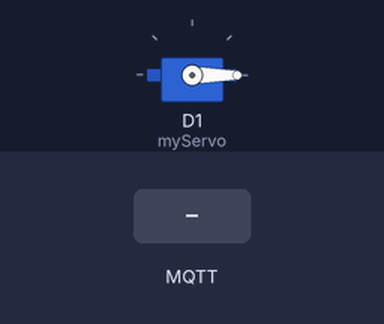
A sketch run on a simulated ESP8266 (NodeMCU). On the bench: servo. Inputs (shaded band) come from the test bench. WiFi joins after 1.5 s; servers stay silent unless stated; no MQTT or app messages arrive unless stated; what the sketch prints to the serial monitor is not drawn.

Above: at 2.8 s.
2.9 s: MQTT message "on" arrives on the first subscribed topic
At 3.2 s:
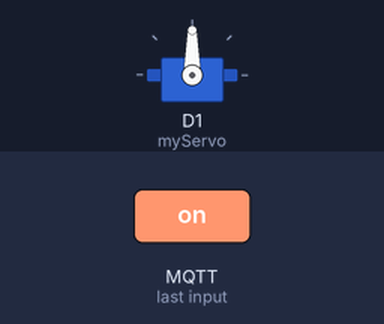
5.9 s: MQTT message "off" arrives on the first subscribed topic
At 7.3 s:
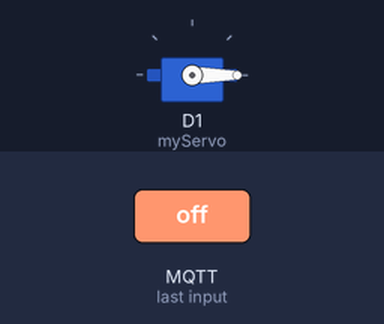
Timing chart, 0 to 8.9 s (numbered marks = the images above; inputs shaded):
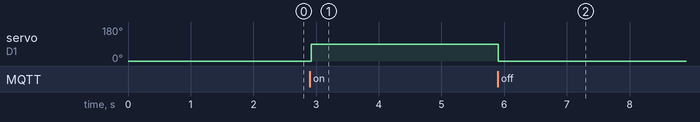

The sketch:

door.ino
```cpp
#include <ESP8266WiFi.h>
#include <WiFiClientSecure.h>
#include <PubSubClient.h>
#include <SPI.h>
#include <MFRC522.h>
#include <Servo.h>

// WiFi Ayarları
const char* ssid = "FiberHGW_TP0F56_2.4GHz";
const char* password = "NueVuuPq";


// Azure IoT Hub Bilgileri (Yeni)
const char* mqttServer = "senior-project-iothub.azure-devices.net";
const int mqttPort = 8883;
const char* deviceId = "Door1";
const char* mqttUsername = "senior-project-iothub.azure-devices.net/Door1/?api-version=2018-06-30";
const char* mqttPassword = "SharedAccessSignature sr=senior-project-iothub.azure-devices.net%2Fdevices%2FDoor1&sig=FtrPni87A%2By0sqksMXg7e58xHCn8QL7DeA7vy6dFCGU%3D&se=1779641184";

// RFID
#define SS_PIN D4
#define RST_PIN D3
MFRC522 rfid(SS_PIN, RST_PIN);

// Servo
Servo myServo;
bool isOpen = false;
bool autoClose = false; // ✅ YENİ: sadece RFID'den açıldığında true olacak
unsigned long doorOpenedAt = 0;
const unsigned long AUTO_CLOSE_TIME = 5000; // 5 saniye

// MQTT
WiFiClientSecure espClient;
PubSubClient client(espClient);
unsigned long lastStatusSent = 0;

void setup_wifi() {
  delay(100);
  Serial.print("WiFi bağlanıyor...");
  WiFi.begin(ssid, password);
  while (WiFi.status() != WL_CONNECTED) {
    delay(500); Serial.print(".");
  }
  Serial.println(" WiFi bağlantısı başarılı.");
}

void openDoor(bool fromRFID) {
  myServo.write(90);
  isOpen = true;
  doorOpenedAt = millis();
  autoClose = fromRFID; // RFID'den geldiyse otomatik kapanacak
  Serial.println("🔓 Kapı Açıldı");
}

void closeDoor() {
  myServo.write(0);
  isOpen = false;
  autoClose = false;
  Serial.println("🔒 Kapı Kapandı");
}

void callback(char* topic, byte* payload, unsigned int length) {
  String command = "";
  for (int i = 0; i < length; i++) command += (char)payload[i];
  command.toLowerCase();
  Serial.println("Azure'dan gelen komut: " + command);

  if (command == "on") openDoor(false); // IoT → autoClose = false
  else if (command == "off") closeDoor();
}

void reconnect() {
  while (!client.connected()) {
    Serial.print("MQTT Azure'a bağlanıyor...");
    if (client.connect(deviceId, mqttUsername, mqttPassword)) {
      Serial.println(" MQTT bağlantısı başarılı.");
  client.subscribe("devices/Door1/messages/devicebound/#");
    } else {
      Serial.print(" HATA -> Kod: ");
      Serial.println(client.state());
      delay(5000);
    }
  }
}

void setup() {
  Serial.begin(115200);
  SPI.begin();
  rfid.PCD_Init();

  myServo.attach(D1);
  myServo.write(0);

  setup_wifi();
  espClient.setInsecure();
client.setServer(mqttServer, mqttPort);
  client.setCallback(callback);

  Serial.println("Sistem hazır: Azure + RFID + Selective AutoClose");
}

void loop() {
  if (!client.connected()) reconnect();
  client.loop();

  // Status gönder
  if (millis() - lastStatusSent > 10000) {
    lastStatusSent = millis();
    String status = isOpen ? "acik" : "kapali";
    String payload = "{\"status\":\"" + status + "\"}";
client.publish("devices/Door1/messages/events/", payload.c_str());
    Serial.println("Durum gönderildi: " + payload);
  }

  // Sadece RFID'den açıldıysa auto-close uygula
  if (isOpen && autoClose && (millis() - doorOpenedAt >= AUTO_CLOSE_TIME)) {
    closeDoor();
  }

  // RFID kart kontrolü
  if (rfid.PICC_IsNewCardPresent() && rfid.PICC_ReadCardSerial()) {
    String uid = "";
    for (byte i = 0; i < rfid.uid.size; i++) {
      uid += String(rfid.uid.uidByte[i], HEX);
    }
    Serial.println("Kart Okundu: " + uid);

     // ✅ Yetkili kartlar
  if (uid == "424fab0" || uid == "9c70b25") {
    if (!isOpen) openDoor(true); // RFID → autoClose = true
  } else {
    Serial.println("⛔ Yetkisiz kart");
  }

    rfid.PICC_HaltA();
    rfid.PCD_StopCrypto1();
  }
}
```

Measured:
- after the input at 2.9 s, servo on D1 (myServo): 0° → 90° at once
- after the input at 5.9 s, servo on D1 (myServo): 90° → 0° at once
